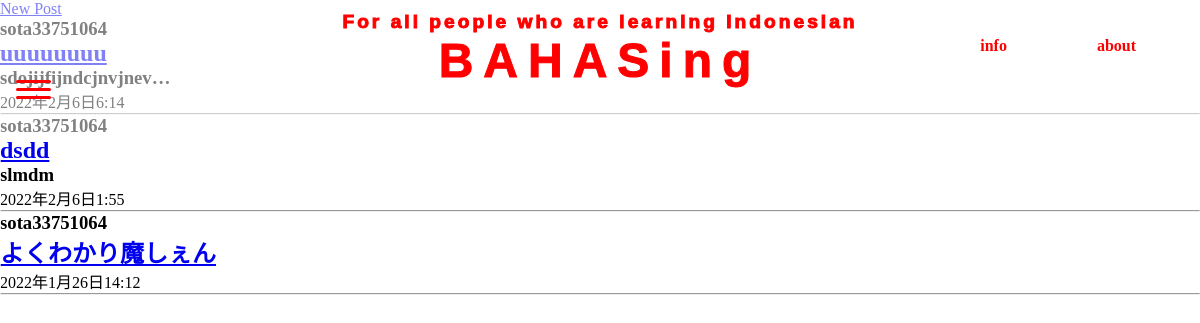
The app's page /salon/salon_list/ (signed in) with its own data.
### salon/models.py (models this page shows, shortened)
class Salon(models.Model):
    user = models.ForeignKey(CustomUser, verbose_name='ユーザー', on_delete=models.PROTECT)
    title = models.CharField(verbose_name='タイトル', max_length=40)
    content = models.TextField(verbose_name='本文', blank=True, null=True)
    photo = models.ImageField(verbose_name='写真', blank=True, null=True)
    created_at = models.DateTimeField(verbose_name='作成日時', auto_now_add=True)
    updated_ar = models.DateTimeField(verbose_name='更新日時', auto_now=True)
    class Meta:
        verbose_name_plural = 'Salon'

### accounts/models.py (models this page shows)
class CustomUser(AbstractUser):
    class Meta:
        verbose_name_plural = 'CustomUser'

### salon/views.py (the view)
# urls.py: path("salon_list/", views.Salon_listView.as_view(), name="salon_list"),
class Salon_listView(LoginRequiredMixin, generic.ListView):
    model = Salon
    template_name = 'salon_list.html'
    pagenate_by=2
    def  get_queryset(self):
        salons = Salon.objects.filter(user=self.request.user).order_by('-created_at')
        return salons

### salon/templates/salon_list.html (shortened to what this page needs)
{% extends 'baseafter.html' %}
{% load static %}
{% block contents %}
    <div class="salon-list-overall">
        <a class="salon-new-link" href="#">New Post</a>
        {% for salon in salon_list %}
         <div class="post-preview">
            <h3 class="post-user">
                {{ salon.user }}
            </h3>
            <a class="detail-link" href="{% url 'salon:salon_detail' salon.pk %}">
                <h2 class="post-title">
                    {{ salon.title }}
                </h2>
            </a>
            <h3 class="post-subtitle">
                {{ salon.content|truncatechars:20 }}
            </h3>
            <p class="post-meta">{{ salon.created_at }}</p>
        </div>
        <hr>
        {% empty %}
            <p>No Post</p>
        {% endfor %}
    </div>
{% endblock %}

### static/css/base.css (style rules this page uses)
* { margin: 0px; padding: 0px; }

### records on screen
Salon: user "sota33751064", title "uuuuuuuu", content "sdojijfijndcjnvjnev…", created_at "2022年2月6日6:14"
Salon: user "sota33751064", title "dsdd", content "slmdm", created_at "2022年2月6日1:55"
Salon: user "sota33751064", title "よくわかり魔しぇん", created_at "2022年1月26日14:12"
